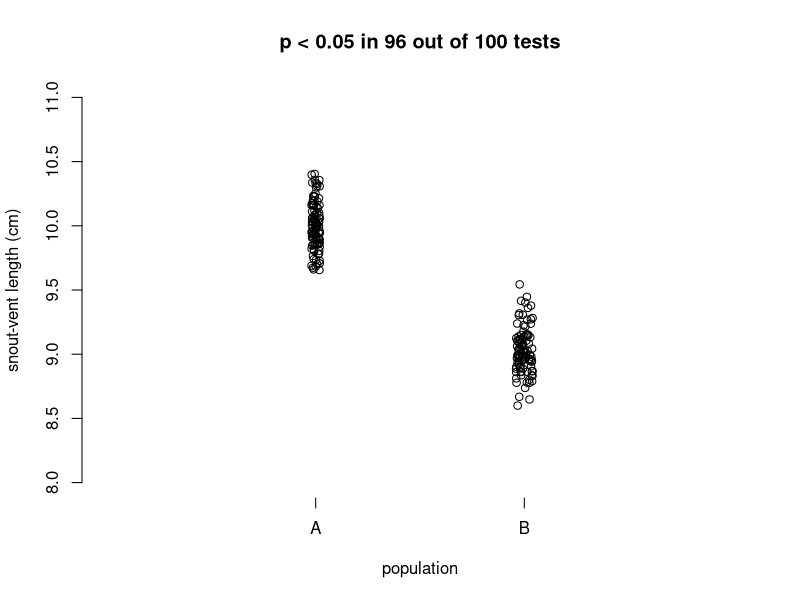

Write the R code that produced this figure.
# Script for carrying out power analysis for the lizard experiment

# declare variables
nsamp = 30
meanA = 10
meanB = 9
stdev = 1
x = 0
nreps = 100

# here I am just making an empty plot with sensible axes and labels
plot(1, type="n", xlim=c(0, 3), ylim=c(8, 11),
     xlab="population", ylab="snout-vent length (cm)",
     axes=FALSE
)

axis(1, at=c(1,2), labels=c("A", "B"), lwd=-1, lwd.ticks=1)
axis(2)

# here is the loop to repeat the analysis for nreps
for (i in 1:nreps) {

	# take nsamps from a normal distribution centred on true mean
	lizA <- rnorm(nsamp, meanA, stdev)
	lizB <- rnorm(nsamp, meanB, stdev)

	# add sample means to plot
	points(jitter(1), mean(lizA))
	points(jitter(2), mean(lizB))

	# run t test, increment x if significant
	my_t <- t.test(lizA, lizB)
	if(my_t$p.value < 0.05) {x = x + 1}
}

# add title reporting outcome of t tests
title(main=paste("p < 0.05 in", x, "out of", nreps, "tests"))
